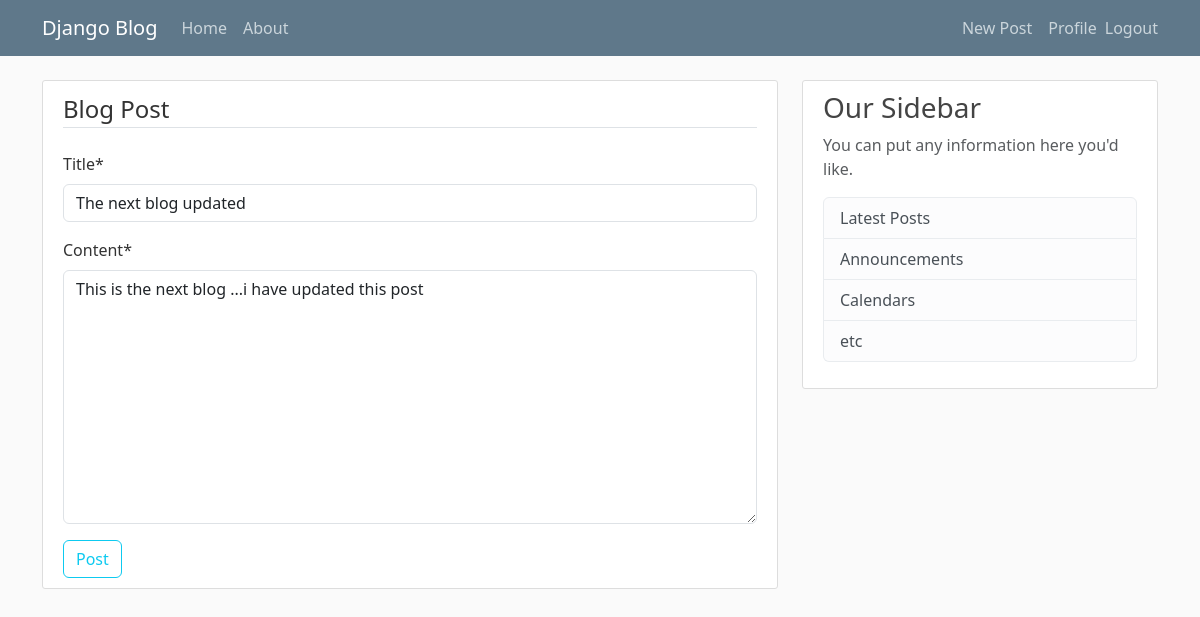
The page /post/7/update/ (signed in) on the database its author committed.
### blogs/models.py (models this page shows, shortened)
class Post(models.Model):
    title = models.CharField(max_length=100)
    content = models.TextField()
    date_posted = models.DateTimeField(default=timezone.now)
    author = models.ForeignKey(User, on_delete=models.CASCADE)

### blogs/views.py (the view, shortened to what this page needs)
# urls.py: path('post/<int:pk>/update/', PostUpdateView.as_view(), name="update"),
class PostUpdateView(LoginRequiredMixin, UserPassesTestMixin, UpdateView):
    model = Post
    fields = ['title', 'content']
    template_name = 'blogs/post_form.html'
    def test_func(self):
        post = self.get_object()
        if self.request.user == post.author:
            return True
        return False

### blogs/templates/blogs/post_form.html (shortened to what this page needs)
{% extends 'blogs/main.html' %}
{% load crispy_forms_tags %}
{% block content %}
<div class="content-section">
    <form action="" method="post">
        <fieldset class="form-group">
            <legend class="border-bottom mb-4">Blog Post</legend>
            {{ form | crispy }}
        </fieldset>
        <div class="form-group">
            <button class="btn btn-outline-info" type="submit">Post</button>
        </div>
    </form>
</div>
{% endblock content %}

### blogs/static/blogs/main.css (style rules this page uses)
body { background: #fafafa; color: #333333; margin-top: 5rem; }
.content-section { background: #ffffff; padding: 10px 20px; border: 1px solid #dddddd; border-radius: 3px; margin-bottom: 20px; }

### rows shown on the page
Post: title "The next blog updated", content "This is the next blog ...i have updated this post"
